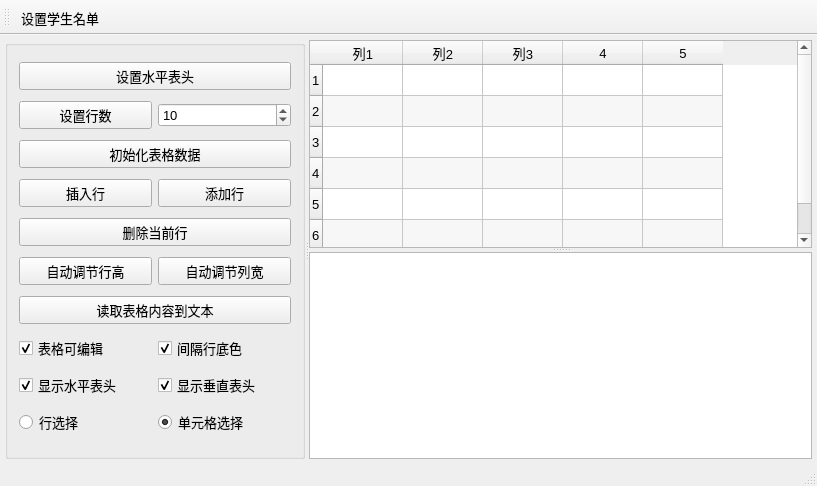
<?xml version="1.0" encoding="UTF-8"?>
<ui version="4.0">
 <class>MainWindow</class>
 <widget class="QMainWindow" name="MainWindow">
  <property name="geometry">
   <rect>
    <x>0</x>
    <y>0</y>
    <width>817</width>
    <height>486</height>
   </rect>
  </property>
  <property name="font">
   <font>
    <pointsize>10</pointsize>
   </font>
  </property>
  <property name="windowTitle">
   <string>QTableWidget的使用</string>
  </property>
  <widget class="QWidget" name="centralWidget">
   <layout class="QVBoxLayout" name="verticalLayout">
    <property name="leftMargin">
     <number>5</number>
    </property>
    <property name="topMargin">
     <number>5</number>
    </property>
    <property name="rightMargin">
     <number>5</number>
    </property>
    <property name="bottomMargin">
     <number>5</number>
    </property>
    <item>
     <widget class="QSplitter" name="splitterMain">
      <property name="orientation">
       <enum>Qt::Orientation::Horizontal</enum>
      </property>
      <widget class="QGroupBox" name="groupBox">
       <property name="maximumSize">
        <size>
         <width>300</width>
         <height>16777215</height>
        </size>
       </property>
       <property name="title">
        <string/>
       </property>
       <layout class="QGridLayout" name="gridLayout">
        <item row="5" column="0">
         <widget class="QPushButton" name="btnAutoHeght">
          <property name="text">
           <string>自动调节行高</string>
          </property>
         </widget>
        </item>
        <item row="2" column="0" colspan="2">
         <widget class="QPushButton" name="btnIniData">
          <property name="minimumSize">
           <size>
            <width>0</width>
            <height>25</height>
           </size>
          </property>
          <property name="text">
           <string>初始化表格数据</string>
          </property>
         </widget>
        </item>
        <item row="1" column="0">
         <widget class="QPushButton" name="btnSetRows">
          <property name="minimumSize">
           <size>
            <width>0</width>
            <height>25</height>
           </size>
          </property>
          <property name="text">
           <string>设置行数</string>
          </property>
         </widget>
        </item>
        <item row="3" column="0">
         <widget class="QPushButton" name="btnInsertRow">
          <property name="text">
           <string>插入行</string>
          </property>
         </widget>
        </item>
        <item row="5" column="1">
         <widget class="QPushButton" name="btnAutoWidth">
          <property name="text">
           <string>自动调节列宽</string>
          </property>
         </widget>
        </item>
        <item row="7" column="1">
         <widget class="QCheckBox" name="chkBoxRowColor">
          <property name="text">
           <string>间隔行底色</string>
          </property>
          <property name="checked">
           <bool>true</bool>
          </property>
         </widget>
        </item>
        <item row="4" column="0" colspan="2">
         <widget class="QPushButton" name="btnDelCurRow">
          <property name="text">
           <string>删除当前行</string>
          </property>
         </widget>
        </item>
        <item row="8" column="1">
         <widget class="QCheckBox" name="chkBoxHeaderV">
          <property name="text">
           <string>显示垂直表头</string>
          </property>
          <property name="checked">
           <bool>true</bool>
          </property>
         </widget>
        </item>
        <item row="1" column="1">
         <widget class="QSpinBox" name="spinRowCount">
          <property name="minimum">
           <number>2</number>
          </property>
          <property name="value">
           <number>10</number>
          </property>
         </widget>
        </item>
        <item row="3" column="1">
         <widget class="QPushButton" name="btnAppendRow">
          <property name="text">
           <string>添加行</string>
          </property>
         </widget>
        </item>
        <item row="8" column="0">
         <widget class="QCheckBox" name="chkBoxHeaderH">
          <property name="text">
           <string>显示水平表头</string>
          </property>
          <property name="checked">
           <bool>true</bool>
          </property>
         </widget>
        </item>
        <item row="6" column="0" colspan="2">
         <widget class="QPushButton" name="btnReadToEdit">
          <property name="minimumSize">
           <size>
            <width>0</width>
            <height>25</height>
           </size>
          </property>
          <property name="text">
           <string>读取表格内容到文本</string>
          </property>
         </widget>
        </item>
        <item row="9" column="1">
         <widget class="QRadioButton" name="rBtnSelectItem">
          <property name="text">
           <string>单元格选择</string>
          </property>
          <property name="checked">
           <bool>true</bool>
          </property>
         </widget>
        </item>
        <item row="0" column="0" colspan="2">
         <widget class="QPushButton" name="btnSetHeader">
          <property name="minimumSize">
           <size>
            <width>0</width>
            <height>25</height>
           </size>
          </property>
          <property name="text">
           <string>设置水平表头</string>
          </property>
         </widget>
        </item>
        <item row="9" column="0">
         <widget class="QRadioButton" name="rBtnSelectRow">
          <property name="text">
           <string>行选择</string>
          </property>
          <property name="checked">
           <bool>false</bool>
          </property>
         </widget>
        </item>
        <item row="7" column="0">
         <widget class="QCheckBox" name="chkBoxTabEditable">
          <property name="text">
           <string>表格可编辑</string>
          </property>
          <property name="checked">
           <bool>true</bool>
          </property>
         </widget>
        </item>
       </layout>
      </widget>
      <widget class="QSplitter" name="splitter">
       <property name="frameShadow">
        <enum>QFrame::Shadow::Plain</enum>
       </property>
       <property name="lineWidth">
        <number>2</number>
       </property>
       <property name="orientation">
        <enum>Qt::Orientation::Vertical</enum>
       </property>
       <widget class="QTableWidget" name="tableInfo">
        <property name="alternatingRowColors">
         <bool>true</bool>
        </property>
        <property name="showGrid">
         <bool>true</bool>
        </property>
        <property name="gridStyle">
         <enum>Qt::PenStyle::SolidLine</enum>
        </property>
        <property name="rowCount">
         <number>6</number>
        </property>
        <property name="columnCount">
         <number>5</number>
        </property>
        <attribute name="horizontalHeaderVisible">
         <bool>true</bool>
        </attribute>
        <attribute name="horizontalHeaderDefaultSectionSize">
         <number>80</number>
        </attribute>
        <attribute name="verticalHeaderVisible">
         <bool>true</bool>
        </attribute>
        <attribute name="verticalHeaderDefaultSectionSize">
         <number>31</number>
        </attribute>
        <row/>
        <row/>
        <row/>
        <row/>
        <row/>
        <row/>
        <column>
         <property name="text">
          <string>列1</string>
         </property>
        </column>
        <column>
         <property name="text">
          <string>列2</string>
         </property>
        </column>
        <column>
         <property name="text">
          <string>列3</string>
         </property>
        </column>
        <column/>
        <column/>
        <item row="0" column="0">
         <property name="text">
          <string/>
         </property>
        </item>
        <item row="0" column="1">
         <property name="text">
          <string/>
         </property>
        </item>
        <item row="0" column="4">
         <property name="text">
          <string/>
         </property>
        </item>
        <item row="1" column="0">
         <property name="text">
          <string/>
         </property>
        </item>
        <item row="2" column="0">
         <property name="text">
          <string/>
         </property>
        </item>
        <item row="5" column="0">
         <property name="text">
          <string/>
         </property>
        </item>
        <item row="5" column="4">
         <property name="text">
          <string/>
         </property>
        </item>
       </widget>
       <widget class="QPlainTextEdit" name="textEdit"/>
      </widget>
     </widget>
    </item>
   </layout>
  </widget>
  <widget class="QStatusBar" name="statusBar"/>
  <widget class="QToolBar" name="toolBar">
   <property name="windowTitle">
    <string>toolBar</string>
   </property>
   <property name="iconSize">
    <size>
     <width>50</width>
     <height>50</height>
    </size>
   </property>
   <attribute name="toolBarArea">
    <enum>TopToolBarArea</enum>
   </attribute>
   <attribute name="toolBarBreak">
    <bool>false</bool>
   </attribute>
   <addaction name="actSetStudentList"/>
  </widget>
  <action name="actSetStudentList">
   <property name="checkable">
    <bool>false</bool>
   </property>
   <property name="icon">
    <iconset resource="res.qrc">
     <normaloff>:/images/icons/boy.ico</normaloff>:/images/icons/boy.ico</iconset>
   </property>
   <property name="text">
    <string>设置学生名单</string>
   </property>
   <property name="toolTip">
    <string>设置学生名单</string>
   </property>
   <property name="shortcutContext">
    <enum>Qt::ShortcutContext::WidgetShortcut</enum>
   </property>
   <property name="visible">
    <bool>true</bool>
   </property>
   <property name="menuRole">
    <enum>QAction::MenuRole::NoRole</enum>
   </property>
   <property name="iconVisibleInMenu">
    <bool>true</bool>
   </property>
   <property name="shortcutVisibleInContextMenu">
    <bool>true</bool>
   </property>
  </action>
 </widget>
 <layoutdefault spacing="6" margin="11"/>
 <resources>
  <include location="res.qrc"/>
 </resources>
 <connections/>
</ui>
